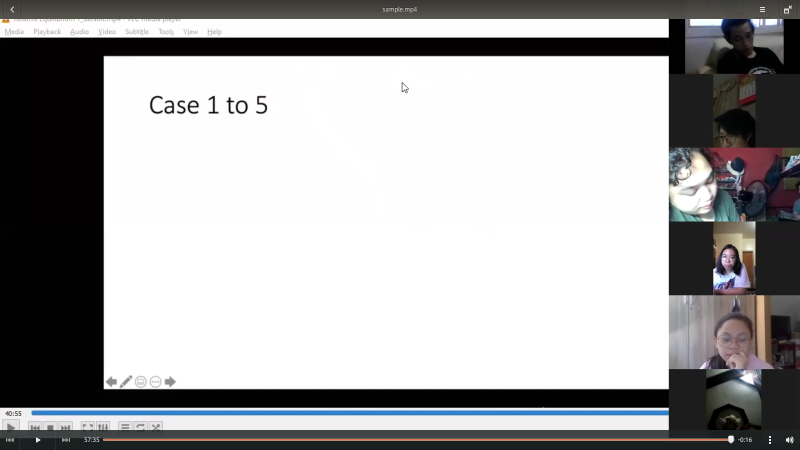
#> input picture sampling/1.png, 1600 x 900 px (shown at 1/2 size); its folder holds only this picture in this run
$ python create_dataset.py
#> lines starting #> are read from the running program, lines starting #| are printed output that depends on the picture; after the words box and inside, x2 and y2 are one past the last pixel; in counts of white or black regions, pixels touching at a corner belong together
# This program uses the first 5 minutes of the lecture to create a data set to create
# the recognition model.
# Crop and sort the pictures

import cv2
import os
import sys

def crop_face(x,y,w,h):
    r = max(w, h) / 2
    centerx = x + w / 2
    centery = y + h / 2
    nx = int(centerx - r)
    ny = int(centery - r)
    nr = int(r * 2)

    faceimg = img[ny:ny+nr, nx:nx+nr]
    return faceimg

face_cascade = cv2.CascadeClassifier('./model/haarcascade_frontalface_default.xml')
eye_cascade = cv2.CascadeClassifier('./model/haarcascade_eye.xml')

sample_directory = "./sampling/"
dir_cropped = "./faces"


i = 0
for filename in os.listdir(sample_directory):
    # Load image
    print(f'Filename {filename} \n', end='')
    img = cv2.imread(sample_directory + filename)
#> img is the input picture: shape (900, 1600, 3); mean B, G, R 166.7, 166, 166.6
    if (img is None):
        print('No image file')

    # img = cv2.cvtColor(img, cv2.COLOR_BGR2GRAY)
    faces = face_cascade.detectMultiScale(img, 1.1,5)
#> faces = [[1439, 500, 35, 35], [1376, 316, 52, 52], [1427, 647, 80, 80]]
    for (x,y,w,h) in faces:
        cv2.rectangle(img,(x+1,y+1),(x+w+1, y+h+1),(255,0,0),2)
        # for eyes
        roi = img[y:y+h, x:x+w]
        face_img = crop_face(x,y,w,h)
        lastimg = cv2.resize(roi, (64,64))
        cv2.imwrite(f"./faces/image{i}.jpg", roi)
        i += 1
#> this loop made 3 passes
#> (x, y, w, h, r in crop_face, centerx in crop_face, centery in crop_face, nx in crop_face) on passes 1 to 3: (1439, 500, 35, 35, 17.5, 1456.5, 517.5, 1439), (1376, 316, 52, 52, 26, 1402, 342, 1376), (1427, 647, 80, 80, 40, 1467, 687, 1427)
#> pass 1, `roi = img[y:y+h, x:x+w]`:
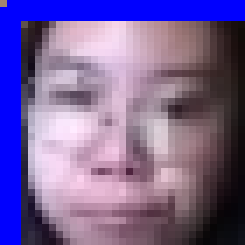
#> roi: shape (35, 35, 3) (shown 7 times larger); mean B, G, R 152, 97.6, 117.9
#> pass 1, `lastimg = cv2.resize(roi, (64,64))`:
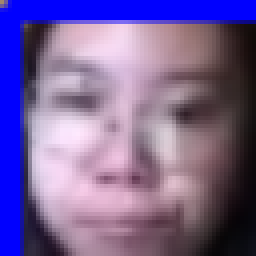
#> lastimg: shape (64, 64, 3) (shown 4 times larger); mean B, G, R 151.9, 97.5, 117.7
#> pass 2, `roi = img[y:y+h, x:x+w]`:
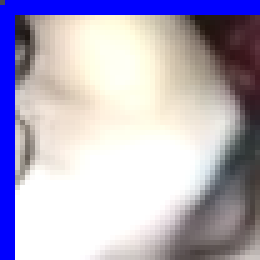
#> roi: shape (52, 52, 3) (shown 5 times larger); mean B, G, R 195.4, 173, 179.2
#> pass 2, `lastimg = cv2.resize(roi, (64,64))`:
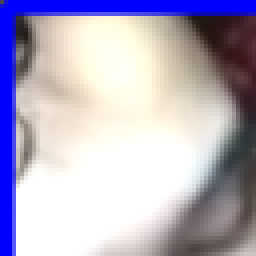
#> lastimg: shape (64, 64, 3) (shown 4 times larger); mean B, G, R 195.2, 173.1, 179.3
#> after the loop:
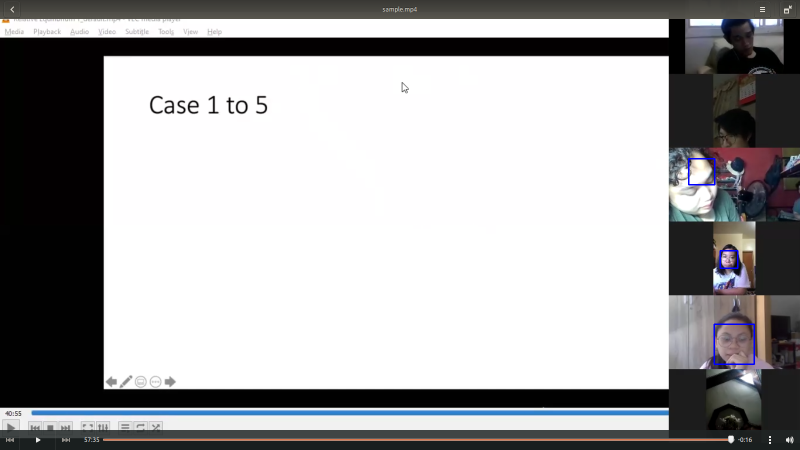
#> img: shape (900, 1600, 3) (shown at 1/2 size); 0.14% of pixels changed, all inside (x1, y1, x2, y2) = (1376, 316, 1510, 730)
#> after the loop:
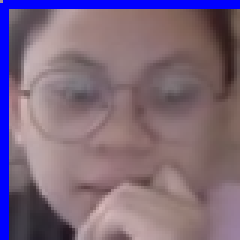
#> roi: shape (80, 80, 3) (shown 3 times larger); mean B, G, R 124.3, 104.1, 125.5
#> after the loop, i = 3


    cv2.imshow('img',img)
    cv2.waitKey(0)

cv2.destroyAllWindows()

$ run again, on sampling/14.png
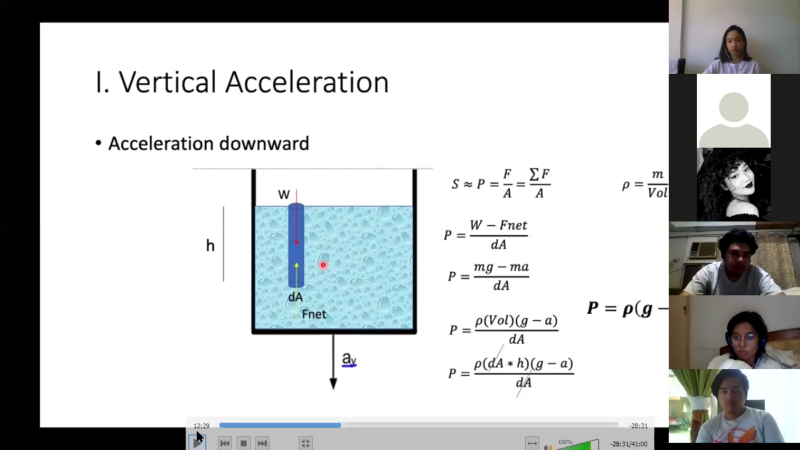
#> input picture sampling/14.png, 1600 x 900 px (shown at 1/2 size)
#> img is the input picture: shape (900, 1600, 3); mean B, G, R 195.6, 195.3, 192.7
#> faces = [[1445, 63, 47, 47], [1454, 649, 66, 66], [1431, 760, 58, 58], [1445, 482, 70, 70]]
#> the loop `for (x,y,w,h) in faces:` made 4 passes
#> (x, y, w, h, r in crop_face, centerx in crop_face, centery in crop_face, nx in crop_face) on passes 1 to 4: (1445, 63, 47, 47, 23.5, 1468.5, 86.5, 1445), (1454, 649, 66, 66, 33, 1487, 682, 1454), (1431, 760, 58, 58, 29, 1460, 789, 1431), (1445, 482, 70, 70, 35, 1480, 517, 1445)
#> pass 1, `lastimg = cv2.resize(roi, (64,64))`:
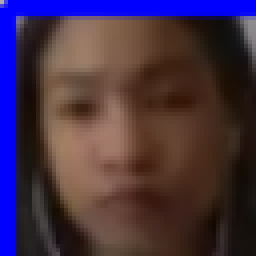
#> lastimg: shape (64, 64, 3) (shown 4 times larger); mean B, G, R 70, 48.3, 68.7
#> after the loop `for (x,y,w,h) in faces:`:
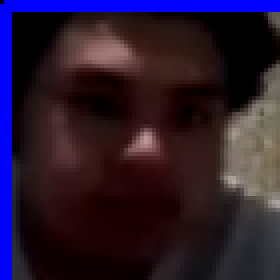
#> roi: shape (70, 70, 3) (shown 4 times larger); mean B, G, R 45.7, 24.8, 41.1
#> after the loop `for (x,y,w,h) in faces:`: i = 4

$ run again, on sampling/10.png
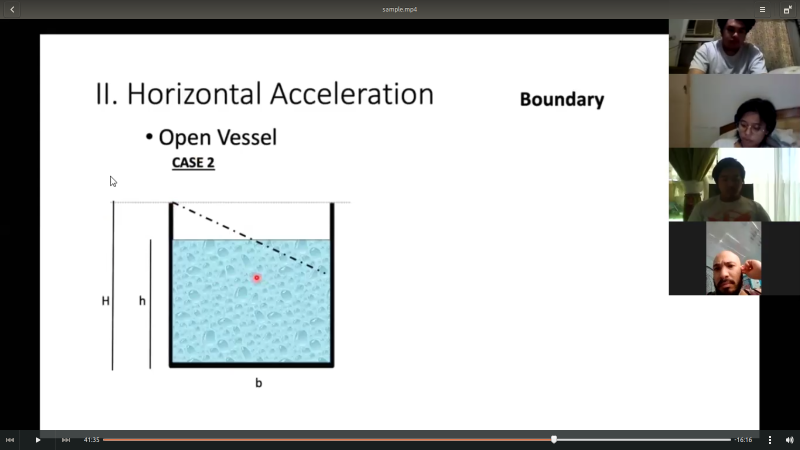
#> input picture sampling/10.png, 1600 x 900 px (shown at 1/2 size)
#> img is the input picture: shape (900, 1600, 3); mean B, G, R 193.4, 193.9, 191.5
#> faces = [[1441, 39, 60, 60], [1467, 228, 63, 63], [1409, 505, 77, 77]]
#> the loop `for (x,y,w,h) in faces:` made 3 passes
#> (x, y, w, h, r in crop_face, centerx in crop_face, centery in crop_face, nx in crop_face) on passes 1 to 3: (1441, 39, 60, 60, 30, 1471, 69, 1441), (1467, 228, 63, 63, 31.5, 1498.5, 259.5, 1467), (1409, 505, 77, 77, 38.5, 1447.5, 543.5, 1409)
#> pass 1, `lastimg = cv2.resize(roi, (64,64))`:
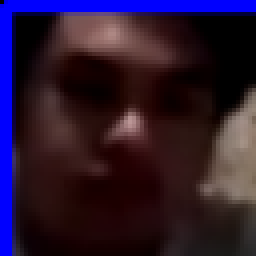
#> lastimg: shape (64, 64, 3) (shown 4 times larger); mean B, G, R 46.6, 22.7, 41.6
#> after the loop `for (x,y,w,h) in faces:`:
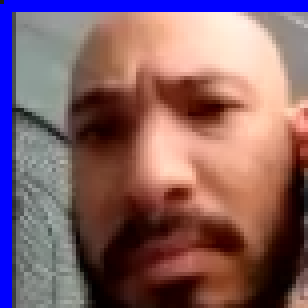
#> roi: shape (77, 77, 3) (shown 4 times larger); mean B, G, R 103.1, 96.5, 130.8
#> after the loop `for (x,y,w,h) in faces:`: i = 3
